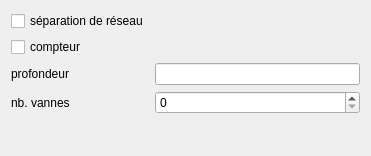
<?xml version="1.0" encoding="UTF-8"?>
<ui version="4.0">
 <class>Form</class>
 <widget class="QWidget" name="Form">
  <property name="geometry">
   <rect>
    <x>0</x>
    <y>0</y>
    <width>371</width>
    <height>156</height>
   </rect>
  </property>
  <property name="windowTitle">
   <string>Form</string>
  </property>
  <layout class="QFormLayout" name="formLayout">
   <property name="fieldGrowthPolicy">
    <enum>QFormLayout::AllNonFixedFieldsGrow</enum>
   </property>
   <item row="0" column="0">
    <widget class="QCheckBox" name="networkseparation">
     <property name="text">
      <string>séparation de réseau</string>
     </property>
    </widget>
   </item>
   <item row="1" column="0">
    <widget class="QCheckBox" name="meter">
     <property name="text">
      <string>compteur</string>
     </property>
    </widget>
   </item>
   <item row="2" column="0">
    <widget class="QLabel" name="label">
     <property name="text">
      <string>profondeur</string>
     </property>
    </widget>
   </item>
   <item row="2" column="1">
    <widget class="QLineEdit" name="depth"/>
   </item>
   <item row="3" column="0">
    <widget class="QLabel" name="label_2">
     <property name="text">
      <string>nb. vannes</string>
     </property>
    </widget>
   </item>
   <item row="3" column="1">
    <widget class="QSpinBox" name="no_valves">
     <property name="maximum">
      <number>999</number>
     </property>
    </widget>
   </item>
  </layout>
 </widget>
 <resources/>
 <connections/>
</ui>
